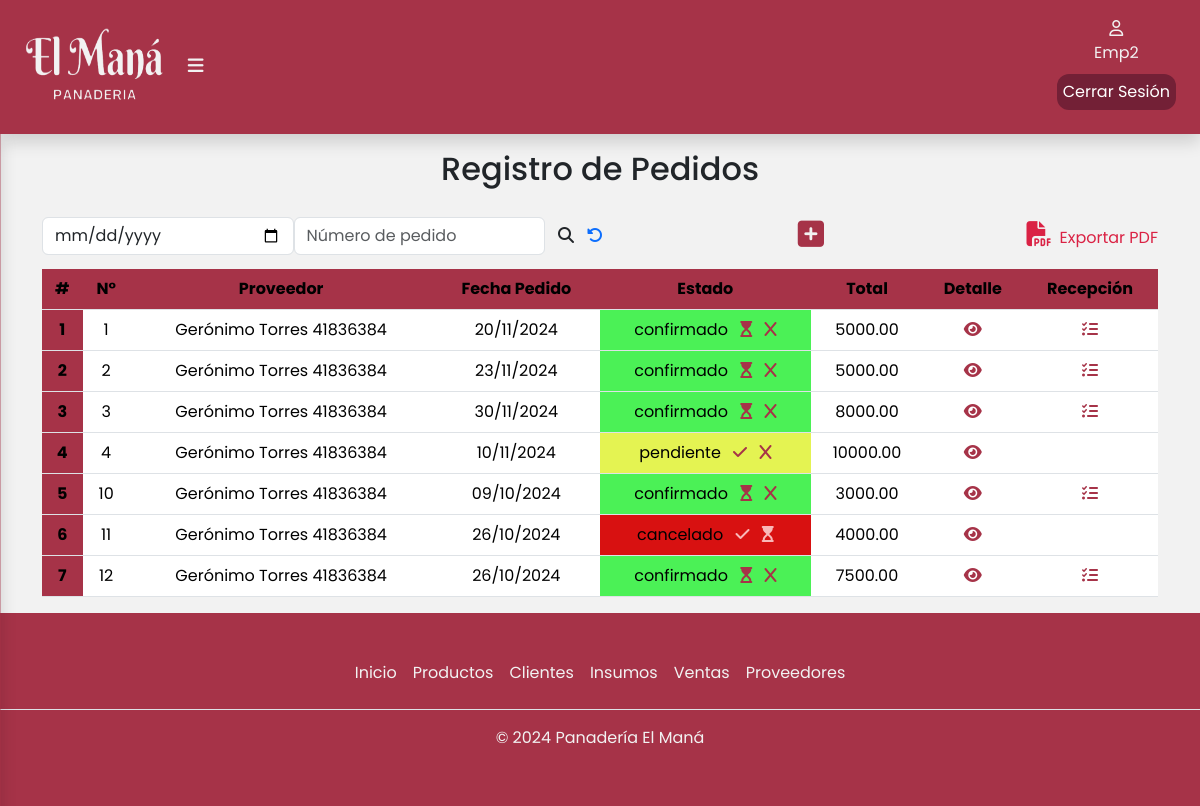
/pedidos/ (signed in), run on an earlier commit of the app's database.
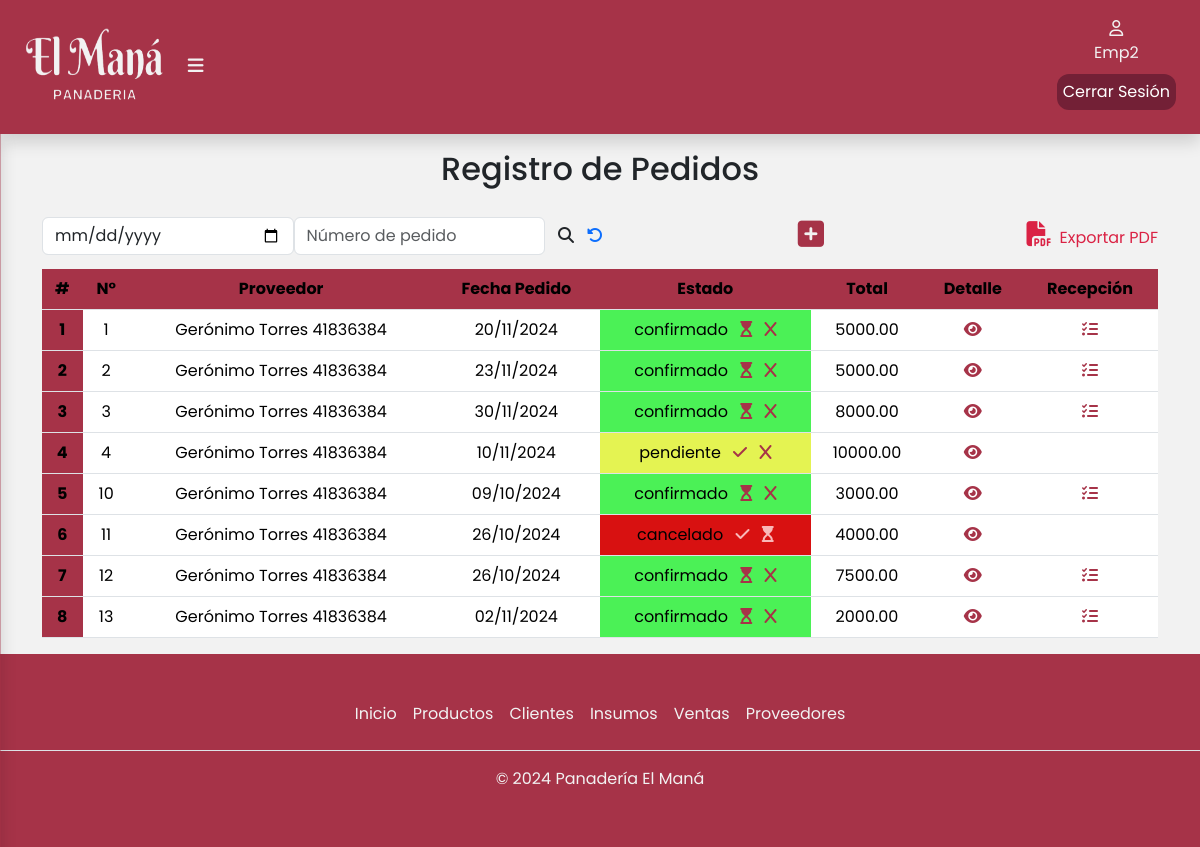
And on a later commit of the database.
### apps/pedidos/models.py (models this page shows, shortened)
class Pedido(models.Model):
    proveedor = models.ForeignKey(Proveedor, on_delete=models.CASCADE,related_name = 'proveedor')
    ESTADO_PEDIDO = [
        ('confirmado', 'Confirmado'),
        ('pendiente', 'Pendiente'),
        ('cancelado', 'Cancelado'),
    ]
    fechaPedido = models.DateField(blank=False,null=False)
    estadoPedido = models.CharField(max_length=10,choices=ESTADO_PEDIDO,blank=False,null=False)
    precioTotalDelPedido = models.DecimalField(max_digits=10, decimal_places=2, null=True, blank=True, default=0)

class Proveedor(Persona):
    ESTADO = [
        ('activo', 'Activo'),
        ('inactivo', 'Inactivo'),
    ]
    dni  = models.CharField(max_length=8,blank=False,null=False)
    estado = models.CharField(max_length=10, choices=ESTADO,blank=False, null=False)
    empresa = models.CharField(max_length=50,blank=False,null=False)
    def __str__(self):
        return f"{self.nombre} {self.apellido} {self.dni}"

### apps/pedidos/views.py (the view)
# urls.py: path('',include('apps.pedidos.urls')),
def pedidos(request):
    pedidos = Pedido.objects.all()  # Obtener todos los pedidos
    mostrar_boton = True  # Variable para controlar la visibilidad del botón
    mostrar_botonPdf = False
    insumos_dict = {insumo.id: insumo.precioInsumo for insumo in Insumo.objects.all()}
    if request.method == 'POST':
        pedidoForm = FormularioPedido(request.POST)
        detallePedidoFormset = DetallePedidoFormSet(request.POST)
        if pedidoForm.is_valid() and detallePedidoFormset.is_valid():
            detalles_validos = False
            totalPedido = 0
            for detalle_form in detallePedidoFormset:
                if not detalle_form.cleaned_data.get('DELETE') and detalle_form.is_valid():
                    detalles_validos = True
                    break
            if detalles_validos:
                pedido = pedidoForm.save()  # Guarda el pedido y obtiene un ID
                for detalle_form in detallePedidoFormset:
                    if detalle_form.cleaned_data.get('DELETE'):
                        continue
                    if detalle_form.is_valid():
                        detalle = detalle_form.save(commit=False)  # No guarda aún
                        detalle.pedido = pedido  # Asigna el pedido a cada detalle
                        detalle.save()  # Ahora guarda el detalle
                        totalPedido += detalle.subTotal  # Suma el subtotal
                pedido.precioTotalDelPedido = totalPedido
                pedido.save()  # Guarda el pedido actualizado
                messages.success(request, f'Pedido creado correctamente. Número de pedido: {pedido.id}')
                return redirect('/pedidos')
            else:
                pedidoForm.add_error(None, "Se debe agregar al menos un detalle al pedido.")
    else:
        pedidoForm = FormularioPedido()  # Crear un nuevo formulario vacío
        detallePedidoFormset = DetallePedidoFormSet()  # Crear un nuevo formset vacío
    return render(request, 'pedido/pedidos.html', {
        'pedidoForm': pedidoForm,
        'detallePedidoFormset': detallePedidoFormset,
        'pedidos': pedidos,
        'mostrar_boton': mostrar_boton,
        'mostrar_botonPdf': mostrar_botonPdf,
        'insumos_dict': insumos_dict,  # Pasar los precios de los insumos
    })

### apps/pedidos/forms.py
class FormularioPedido(forms.ModelForm):
    class Meta:
        model = Pedido
        fields = [
            'proveedor',
            'fechaPedido',
            'estadoPedido',
        ]
        labels = {
            'proveedor': 'Proveedor',
            'fechaPedido': 'Fecha Pedido',
            'estadoPedido': 'Estado',
        }
        widgets = {
            'proveedor': forms.Select(attrs={'class': 'form-control'}),
            'fechaPedido': forms.DateInput(attrs={'type': 'date','class': 'form-control'}),
            'estadoPedido': forms.Select(attrs={'class': 'form-control'}),
        }
        error_messages = {
            'proveedor': {
                'required': 'Ingresar Proveedores.',
            },
            'fechaPedido': {
                'required': 'Ingresa fecha de pedido.',
            },
           'estadoPedido': {
                'required': 'ingresa el estado del pedido.',
            },
        }

### apps/productos/models.py (called while the page is built)
    def __str__(self):
        return self.nombre

### apps/pedidos/templates/pedido/pedidos.html (shortened to what the changed rows need)
{%extends 'base/base.html'%}
{% load static %}
{% block contenido %}
<div class="container" id="container-tabla">
    <div class="col-12">
        <h2 class="text-center pb-3">Registro de Pedidos</h2>
        <div class="table-responsive">
            <table class="table">
                <thead class="bg-table">
                    <tr>
                        <th scope="col">#</th>
                        <th scope="col">N°</th>
                        <th scope="col">Proveedor</th>
                        <th scope="col">Fecha Pedido</th>
                        <th scope="col">Estado</th>
                        <th scope="col">Total</th>
                        <th scope="col">Detalle</th>
                        <th scope="col">Recepción</th>
                    </tr>
                </thead>
                <tbody>
                    {% for pedido in pedidos %}
                    <tr>
                        <th style="background-color:#a63348;" scope="row">{{ forloop.counter }}</th>
                        <td >{{ pedido.id }}</td>
                        <td>{{ pedido.proveedor }}</td>
                        <td>{{ pedido.fechaPedido|date:"d/m/Y" }}</td>
                        {% if pedido.estadoPedido == 'cancelado' %}
                        <td style="background-color: #d81111;">{{ pedido.estadoPedido }}
                            <span class=''>
                                <a href="{% url 'pedidos:actualizarPedido' pedido.id 'c'%}" style="margin-left: 8px;"><i class="fa-solid fa-check" style="color: #f9b8b8;"></i></a>
                                <a href="{% url 'pedidos:actualizarPedido' pedido.id 'p'%}" style="margin-left: 8px;"><i class="fa-solid fa-hourglass-start" style="color: #f9b8b8;"></i></a>
                            </span>
                        </td>{% endif %}
                        {% if pedido.estadoPedido == 'pendiente' %}
                        <td style="background-color: #e4f352;">{{ pedido.estadoPedido }}
                            <span class=''>
                                <a href="{% url 'pedidos:actualizarPedido' pedido.id 'c'%}" style="margin-left: 8px;"><i class="fa-solid fa-check" style="color: #a63348;"></i></a>
                                <a href="{% url 'pedidos:actualizarPedido' pedido.id 'x'%}" style="margin-left: 8px;"><i class="fa-solid fa-x" style="color: #a63348;"></i></a>
                            </span>
                        </td>{% endif %}
                        {% if pedido.estadoPedido == 'confirmado' %}
                        <td style="background-color: #4bf156;">{{ pedido.estadoPedido }}
                            <span class=''>
                                <a href="{% url 'pedidos:actualizarPedido' pedido.id 'p'%}" style="margin-left: 8px;"><i class="fa-solid fa-hourglass-start" style="color: #a63348;"></i></a>
                                <a href="{% url 'pedidos:actualizarPedido' pedido.id 'x'%}" style="margin-left: 8px;"><i class="fa-solid fa-x" style="color: #a63348;"></i></a>
                            </span>
                        </td>{% endif %}
                        <td>{{ pedido.precioTotalDelPedido }}</td>
                        <td>
                            <a href="{% url 'pedidos:verDetallePedido' pedido.id %}"><i class="fa-solid fa-eye" title="Ver detalle pedido {{pedido.id}}"></i></a>
                        </td>
                        {% if pedido.estadoPedido == 'confirmado' %}
                        <td>
                            <a href="{% url 'pedidos:recepcionDePedido' pedido.id %}"><i class="fa-solid fa-list-check" title="Agregar Recepcion"></i></a>
                        </td>
                        {% else %}
                            <td></td>
                        {% endif %}
                    </tr>
                    {% empty %}
                    <tr>
                        <td colspan="10">No hay pedidos disponibles.</td>
                    </tr>
                    {% endfor %}
                </tbody>
            </table>
        </div>
    </div>
</div>
{% endblock %}

What changed in the data, as far as the page shows it:
added Pedido: id "13", proveedor "Gerónimo Torres 41836384", fechaPedido "02/11/2024", estadoPedido "confirmado", precioTotalDelPedido "2000.00"
